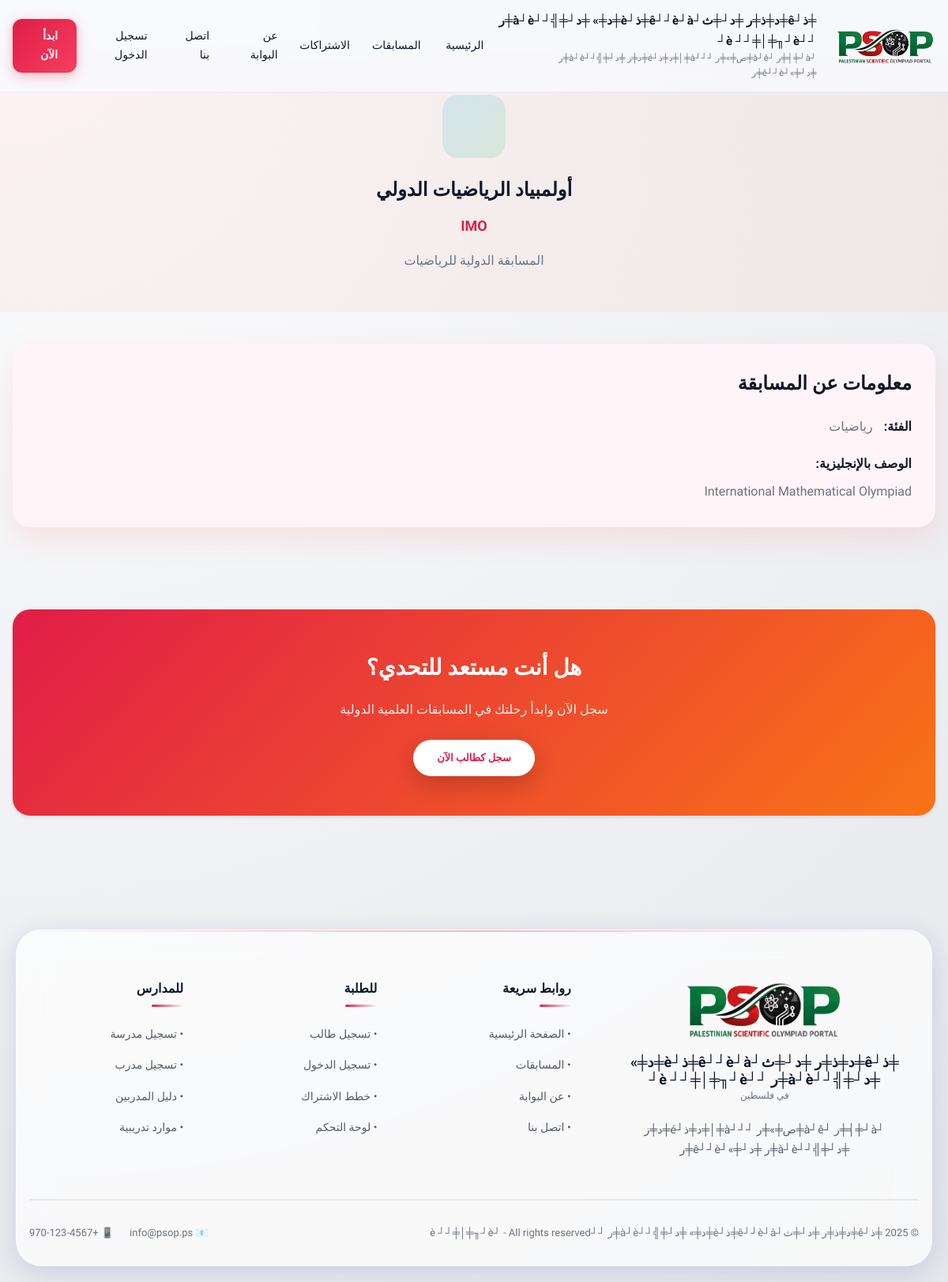
The app's page /public/competitions/1 with its own data.
### tables this page shows
CREATE TABLE competitions (
    id INT AUTO_INCREMENT PRIMARY KEY,
    name_ar VARCHAR(255) NOT NULL,
    name_en VARCHAR(255) NOT NULL,
    code VARCHAR(50) NOT NULL UNIQUE,
    category ENUM('mathematics', 'informatics', 'physics', 'chemistry', 'biology', 'ai', 'cybersecurity', 'other') NOT NULL,
    description_ar TEXT,
    description_en TEXT,
    long_description_ar MEDIUMTEXT,
    long_description_en MEDIUMTEXT,
    is_active TINYINT(1) DEFAULT 1,
    created_at DATETIME NOT NULL,
    updated_at DATETIME NOT NULL,
    INDEX idx_code (code),
    INDEX idx_category (category),
    INDEX idx_is_active (is_active)
);

### views/competitions/show.php (the view, shortened to what the rows shown need)
<div class="hero" style="padding: 50px 0; background: linear-gradient(135deg, rgba(225, 29, 72, 0.05), rgba(249, 115, 22, 0.05));">
    <div class="container">
        <div style="max-width: 800px; margin: 0 auto; text-align: center;">
            <?php if (!empty($competition['logo_path'])): ?>
                <img src="<?= $this->asset($competition['logo_path']) ?>"
                     alt="<?= $this->e($competition['name_ar']) ?>"
                     style="width: 120px; height: 120px; margin: 0 auto 20px; border-radius: 20px; object-fit: contain; background: white; padding: 15px; box-shadow: 0 10px 30px rgba(0,0,0,0.1);">
            <?php else: ?>
                <div style="width: 80px; height: 80px; margin: 0 auto 20px; border-radius: 20px; background: linear-gradient(135deg, #0ea5e9, #22c55e); opacity: 0.14;"></div>
            <?php endif; ?>
            <h1 class="section-title" style="margin-bottom: 10px;"><?= $this->e($competition['name_ar']) ?></h1>
            <div style="font-size: 18px; color: var(--primary); font-weight: 600; margin-bottom: 15px;">
                <?= $this->e($competition['code']) ?>
            </div>
            <p style="color: var(--text-muted); font-size: 16px; line-height: 1.8;">
                <?= $this->e($competition['description_ar'] ?? 'مسابقة علمية دولية') ?>
            </p>
        </div>
    </div>
</div>
<section>
    <div class="container">
        <div class="card" style="background: var(--card-bg); border: none; box-shadow: 0 14px 36px rgba(248, 113, 113, 0.15); border-radius: 22px; padding: 30px;">
            <h2 style="color: var(--text-main); margin-bottom: 20px;">معلومات عن المسابقة</h2>
            <div style="display: grid; gap: 20px;">
                <div>
                    <strong style="color: var(--text-main);">الفئة:</strong>
                    <span style="color: var(--text-muted); margin-right: 10px;">
                        <?php
                        $categories = [
                            'mathematics' => 'رياضيات',
                            'informatics' => 'معلوماتية',
                            'physics' => 'فيزياء',
                            'chemistry' => 'كيمياء',
                            'biology' => 'أحياء',
                            'ai' => 'ذكاء اصطناعي',
                            'cybersecurity' => 'أمن سيبراني',
                            'other' => 'أخرى'
                        ];
                        echo $categories[$competition['category']] ?? $competition['category'];
                        ?>
                    </span>
                </div>
                <?php if (!empty($competition['description_en'])): ?>
                <div>
                    <strong style="color: var(--text-main);">الوصف بالإنجليزية:</strong>
                    <p style="color: var(--text-muted); margin-top: 8px; line-height: 1.8;">
                        <?= $this->e($competition['description_en']) ?>
                    </p>
                </div>
                <?php endif; ?>
            </div>
        </div>
    </div>
</section>
<?php if (!isset($_SESSION['user_id'])): ?>
<section>
    <div class="container">
        <div class="card" style="background: linear-gradient(135deg, var(--primary), #f97316); border: none; border-radius: 22px; padding: 50px; text-align: center; color: white;">
            <h2 style="color: white; font-size: 28px; margin-bottom: 15px;">هل أنت مستعد للتحدي؟</h2>
            <p style="color: rgba(255, 255, 255, 0.9); font-size: 16px; margin-bottom: 25px;">
                سجل الآن وابدأ رحلتك في المسابقات العلمية الدولية
            </p>
            <a href="<?= $this->url('/register/student') ?>"
               class="btn"
               style="display: inline-block; padding: 12px 30px; background: white; color: var(--primary); font-weight: 700; text-decoration: none; border-radius: 999px; box-shadow: 0 10px 30px rgba(0,0,0,0.2);">
                سجل كطالب الآن
            </a>
        </div>
    </div>
</section>
<?php endif; ?>

### src/Core/Router.php (shortened to what the rows shown need)
<?php
class Router
{
    private array $routes = [];
    private array $config;
    public function __construct(array $config)
    {
        $this->config = $config;
    }
    private function addRoute(string $method, string $path, string $controller, string $action): void
    {
        $this->routes[] = [
            'method' => $method,
            'path' => $path,
            'controller' => $controller,
            'action' => $action,
            'pattern' => $this->convertPathToPattern($path),
        ];
    }
    private function convertPathToPattern(string $path): string
    {
        $pattern = preg_quote($path, '#');
        $pattern = preg_replace('/\\\{(\w+)\\\}/', '(?P<$1>[^/]+)', $pattern);
        return '#^' . $pattern . '$#';
    }
    public function dispatch(string $requestMethod, string $requestUri): void
    {
        $uri = parse_url($requestUri, PHP_URL_PATH);
        $basePath = parse_url($this->config['app']['base_url'], PHP_URL_PATH) ?? '';
        $basePath = rtrim($basePath, '/');
        if (!empty($basePath) && strpos($uri, $basePath) === 0) {
            $uri = substr($uri, strlen($basePath));
        }
        foreach ($this->routes as $route) {
            if (($route['method'] === $requestMethod || $route['method'] === 'ANY')
                && preg_match($route['pattern'], $uri, $matches)) {
                $params = array_filter($matches, 'is_string', ARRAY_FILTER_USE_KEY);
                $controller = new $controllerClass($this->config);
                $action = $route['action'];
                call_user_func_array([$controller, $action], $params);
                return;
            }
        }
    }
}

### records on screen
competitions: name_ar "أولمبياد الرياضيات الدولي", code "IMO", description_ar "المسابقة الدولية للرياضيات", category "رياضيات", description_en "International Mathematical Olympiad"

### other values on screen
$this->e($site_settings['site_name_ar'] ?? 'بوابة الأولمبياد العلمية') "╪ذ┘ê╪د╪ذ╪ر ╪د┘╪ث┘ê┘┘è┘à╪ذ┘è╪د╪» ╪د┘╪╣┘┘à┘è╪ر ┘┘è ┘┘╪│╪╖┘è┘"
$this->e($site_settings['site_email']) "info@psop.ps"
$this->e($site_settings['site_phone']) "+970-123-4567"
